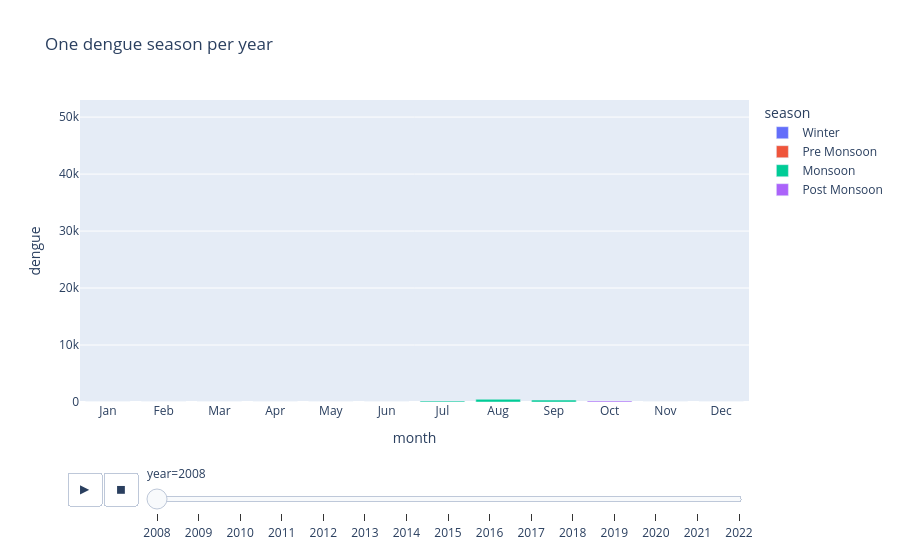

The notebook cell saved with this chart:
### Markdown cell above
Animation: one dengue season per year

### Code cell
season_anim = px.bar(df, x='month', y='dengue', color='season', range_y=[0, 53000], animation_frame='year', title='One dengue season per year')

season_anim.update_xaxes(tickmode='array',
                         ticktext=['Jan', 'Feb', 'Mar', 'Apr', 'May', 'Jun', 'Jul', 'Aug', 'Sep', 'Oct', 'Nov', 'Dec'],
                         tickvals=[1, 2, 3, 4, 5, 6, 7, 8, 9, 10, 11, 12])
season_anim.show()

### Figure 1 — Plotly figure (JSON) as saved in the notebook; plotly's stock layout.template omitted (floating-point values rounded to 4 significant figures)
{"data": [{"alignmentgroup": "True", "hovertemplate": "season=Winter<br>year=2008<br>month=%{x}<br>dengue=%{y}<extra></extra>", "legendgroup": "Winter", "marker": {"color": "#636efa", "pattern": {"shape": ""}}, "name": "Winter", "offsetgroup": "Winter", "orientation": "v", "showlegend": true, "textposition": "auto", "type": "bar", "x": [1, 2, 12], "xaxis": "x", "y": [0, 0, 0], "yaxis": "y"}, {"alignmentgroup": "True", "hovertemplate": "season=Pre Monsoon<br>year=2008<br>month=%{x}<br>dengue=%{y}<extra></extra>", "legendgroup": "Pre Monsoon", "marker": {"color": "#EF553B", "pattern": {"shape": ""}}, "name": "Pre Monsoon", "offsetgroup": "Pre Monsoon", "orientation": "v", "showlegend": true, "textposition": "auto", "type": "bar", "x": [3, 4, 5], "xaxis": "x", "y": [0, 0, 0], "yaxis": "y"}, {"alignmentgroup": "True", "hovertemplate": "season=Monsoon<br>year=2008<br>month=%{x}<br>dengue=%{y}<extra></extra>", "legendgroup": "Monsoon", "marker": {"color": "#00cc96", "pattern": {"shape": ""}}, "name": "Monsoon", "offsetgroup": "Monsoon", "orientation": "v", "showlegend": true, "textposition": "auto", "type": "bar", "x": [6, 7, 8, 9], "xaxis": "x", "y": [0, 160, 473, 334], "yaxis": "y"}, {"alignmentgroup": "True", "hovertemplate": "season=Post Monsoon<br>year=2008<br>month=%{x}<br>dengue=%{y}<extra></extra>", "legendgroup": "Post Monsoon", "marker": {"color": "#ab63fa", "pattern": {"shape": ""}}, "name": "Post Monsoon", "offsetgroup": "Post Monsoon", "orientation": "v", "showlegend": true, "textposition": "auto", "type": "bar", "x": [10, 11], "xaxis": "x", "y": [184, 0], "yaxis": "y"}], "layout": {"barmode": "relative", "legend": {"title": {"text": "season"}, "tracegroupgap": 0}, "sliders": [{"active": 0, "currentvalue": {"prefix": "year="}, "len": 0.9, "pad": {"b": 10, "t": 60}, "steps": [{"args": [["2008"], {"frame": {"duration": 0, "redraw": true}, "fromcurrent": true, "mode": "immediate", "transition": {"duration": 0, "easing": "linear"}}], "label": "2008", "method": "animate"}, {"args": [["2009"], {"frame": {"duration": 0, "redraw": true}, "fromcurrent": true, "mode": "immediate", "transition": {"duration": 0, "easing": "linear"}}], "label": "2009", "method": "animate"}, {"args": [["2010"], {"frame": {"duration": 0, "redraw": true}, "fromcurrent": true, "mode": "immediate", "transition": {"duration": 0, "easing": "linear"}}], "label": "2010", "method": "animate"}, {"args": [["2011"], {"frame": {"duration": 0, "redraw": true}, "fromcurrent": true, "mode": "immediate", "transition": {"duration": 0, "easing": "linear"}}], "label": "2011", "method": "animate"}, {"args": [["2012"], {"frame": {"duration": 0, "redraw": true}, "fromcurrent": true, "mode": "immediate", "transition": {"duration": 0, "easing": "linear"}}], "label": "2012", "method": "animate"}, {"args": [["2013"], {"frame": {"duration": 0, "redraw": true}, "fromcurrent": true, "mode": "immediate", "transition": {"duration": 0, "easing": "linear"}}], "label": "2013", "method": "animate"}, {"args": [["2014"], {"frame": {"duration": 0, "redraw": true}, "fromcurrent": true, "mode": "immediate", "transition": {"duration": 0, "easing": "linear"}}], "label": "2014", "method": "animate"}, {"args": [["2015"], {"frame": {"duration": 0, "redraw": true}, "fromcurrent": true, "mode": "immediate", "transition": {"duration": 0, "easing": "linear"}}], "label": "2015", "method": "animate"}, {"args": [["2016"], {"frame": {"duration": 0, "redraw": true}, "fromcurrent": true, "mode": "immediate", "transition": {"duration": 0, "easing": "linear"}}], "label": "2016", "method": "animate"}, {"args": [["2017"], {"frame": {"duration": 0, "redraw": true}, "fromcurrent": true, "mode": "immediate", "transition": {"duration": 0, "easing": "linear"}}], "label": "2017", "method": "animate"}, {"args": [["2018"], {"frame": {"duration": 0, "redraw": true}, "fromcurrent": true, "mode": "immediate", "transition": {"duration": 0, "easing": "linear"}}], "label": "2018", "method": "animate"}, {"args": [["2019"], {"frame": {"duration": 0, "redraw": true}, "fromcurrent": true, "mode": "immediate", "transition": {"duration": 0, "easing": "linear"}}], "label": "2019", "method": "animate"}, {"args": [["2020"], {"frame": {"duration": 0, "redraw": true}, "fromcurrent": true, "mode": "immediate", "transition": {"duration": 0, "easing": "linear"}}], "label": "2020", "method": "animate"}, {"args": [["2021"], {"frame": {"duration": 0, "redraw": true}, "fromcurrent": true, "mode": "immediate", "transition": {"duration": 0, "easing": "linear"}}], "label": "2021", "method": "animate"}, {"args": [["2022"], {"frame": {"duration": 0, "redraw": true}, "fromcurrent": true, "mode": "immediate", "transition": {"duration": 0, "easing": "linear"}}], "label": "2022", "method": "animate"}], "x": 0.1, "xanchor": "left", "y": 0, "yanchor": "top"}], "title": {"text": "One dengue season per year"}, "updatemenus": [{"buttons": [{"args": [null, {"frame": {"duration": 500, "redraw": true}, "fromcurrent": true, "mode": "immediate", "transition": {"duration": 500, "easing": "linear"}}], "label": "&#9654;", "method": "animate"}, {"args": [[null], {"frame": {"duration": 0, "redraw": true}, "fromcurrent": true, "mode": "immediate", "transition": {"duration": 0, "easing": "linear"}}], "label": "&#9724;", "method": "animate"}], "direction": "left", "pad": {"r": 10, "t": 70}, "showactive": false, "type": "buttons", "x": 0.1, "xanchor": "right", "y": 0, "yanchor": "top"}], "xaxis": {"anchor": "y", "domain": [0, 1], "tickmode": "array", "ticktext": ["Jan", "Feb", "Mar", "Apr", "May", "Jun", "Jul", "Aug", "Sep", "Oct", "Nov", "Dec"], "tickvals": [1, 2, 3, 4, 5, 6, 7, 8, 9, 10, 11, 12], "title": {"text": "month"}}, "yaxis": {"anchor": "x", "domain": [0, 1], "range": [0, 53000], "title": {"text": "dengue"}}}}
